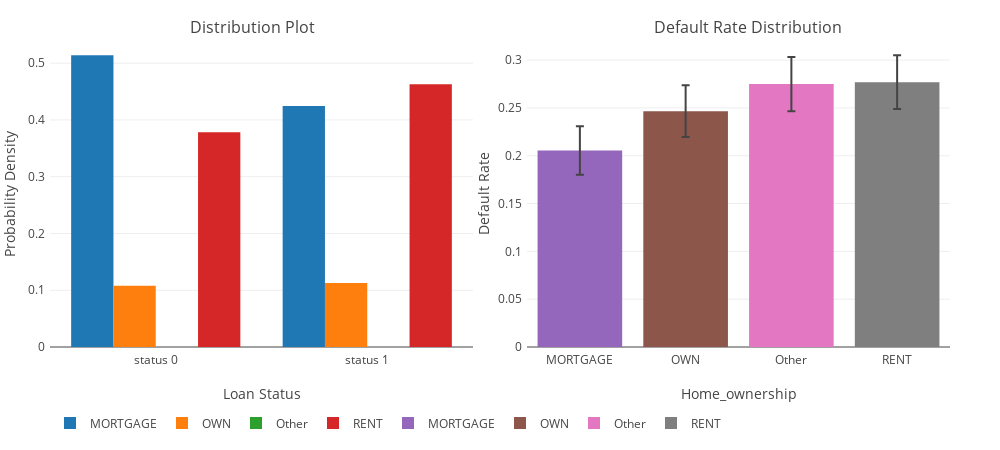

Source (notebook cell):
### Code cell
# home_ownership
feature = 'home_ownership'
iplot(categorical_plot(data=train, feature=feature, width=1000, height=450))

### Figure 1 — Plotly figure (JSON) as saved in the notebook; plotly's stock layout.template omitted (floating-point values rounded to 4 significant figures)
{"data": [{"name": "MORTGAGE", "type": "bar", "uid": "f89037d8-9052-11e8-a31a-88e9fe51b829", "x": ["status 0", "status 1"], "xaxis": "x", "y": [0.5138, 0.4245], "yaxis": "y"}, {"name": "OWN", "type": "bar", "uid": "f892a174-9052-11e8-bef5-88e9fe51b829", "x": ["status 0", "status 1"], "xaxis": "x", "y": [0.1078, 0.1127], "yaxis": "y"}, {"name": "Other", "type": "bar", "uid": "f8952e08-9052-11e8-b391-88e9fe51b829", "x": ["status 0", "status 1"], "xaxis": "x", "y": [5.273e-05, 6.388e-05], "yaxis": "y"}, {"name": "RENT", "type": "bar", "uid": "f8979768-9052-11e8-b518-88e9fe51b829", "x": ["status 0", "status 1"], "xaxis": "x", "y": [0.3784, 0.4628], "yaxis": "y"}, {"error_y": {"array": [0.02534], "visible": true}, "name": "MORTGAGE", "type": "bar", "uid": "f8a4bde6-9052-11e8-b477-88e9fe51b829", "x": ["MORTGAGE"], "xaxis": "x2", "y": [0.2055], "yaxis": "y2"}, {"error_y": {"array": [0.02703], "visible": true}, "name": "OWN", "type": "bar", "uid": "f8a76318-9052-11e8-ab22-88e9fe51b829", "x": ["OWN"], "xaxis": "x2", "y": [0.2466], "yaxis": "y2"}, {"error_y": {"array": [0.02836], "visible": true}, "name": "Other", "type": "bar", "uid": "f8a9df42-9052-11e8-accf-88e9fe51b829", "x": ["Other"], "xaxis": "x2", "y": [0.275], "yaxis": "y2"}, {"error_y": {"array": [0.02806], "visible": true}, "name": "RENT", "type": "bar", "uid": "f8ac5538-9052-11e8-916a-88e9fe51b829", "x": ["RENT"], "xaxis": "x2", "y": [0.2769], "yaxis": "y2"}], "layout": {"annotations": [{"font": {"size": 16}, "showarrow": false, "text": "Distribution Plot", "x": 0.225, "xanchor": "center", "xref": "paper", "y": 1, "yanchor": "bottom", "yref": "paper"}, {"font": {"size": 16}, "showarrow": false, "text": "Default Rate Distribution", "x": 0.775, "xanchor": "center", "xref": "paper", "y": 1, "yanchor": "bottom", "yref": "paper"}], "height": 450, "legend": {"orientation": "h", "xanchor": "auto", "y": -0.2}, "margin": {"b": 50, "l": 50, "pad": 4, "r": 50, "t": 40}, "width": 1000, "xaxis": {"anchor": "y", "domain": [0, 0.47], "title": "Loan Status"}, "xaxis2": {"anchor": "y2", "domain": [0.53, 1], "title": "Home_ownership"}, "yaxis": {"anchor": "x", "domain": [0, 1], "title": "Probability Density"}, "yaxis2": {"anchor": "x2", "domain": [0, 1], "title": "Default Rate"}}}
